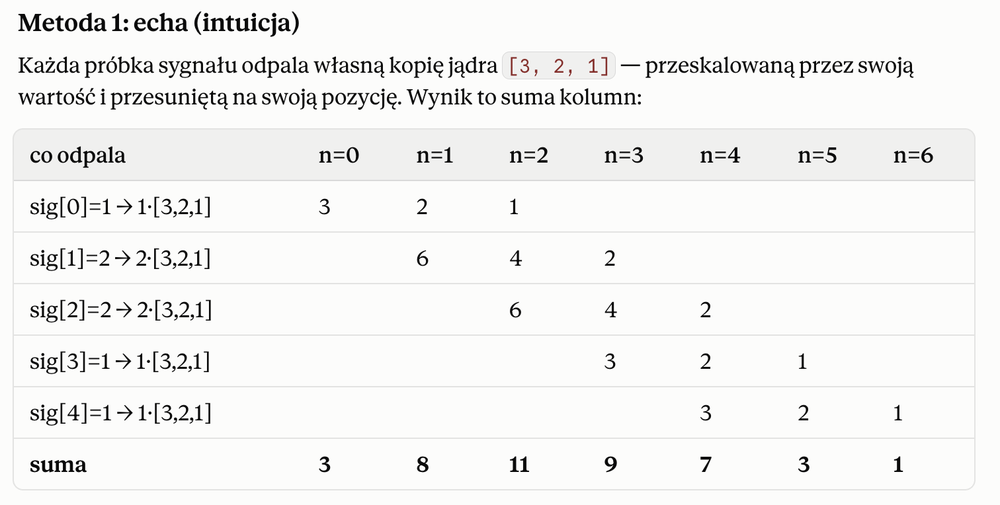
#> input picture Convolution/convolution.png, 1000 x 505 px, shrunk from 1512 x 764 before the run
$ jupyter execute 'Convolution(splot).ipynb'
#> lines starting #> are read from the running program, lines starting #| are printed output that depends on the picture
# Convolution - Splot

## Convolution using numpy

[cell 1]
import numpy as np
import pandas as pd
import matplotlib.pyplot as plt
from matplotlib import style

[cell 2]
x1 = np.array([1, 2, 2, 1, 1])
n1 = np.array([0, 1, 2, 3, 4])

x2 = np.array([3, 2, 1])
n2 = np.array([0, 1, 2])

nx1 = len(x1)
nx2 = len(x2)
nconvol = nx1 + nx2 - 1

flippedX2 = x2[::-1]
half_nx2 = int(np.round(nx2/2))
data_4_convolution = np.concatenate((np.zeros(half_nx2), x1, np.zeros(half_nx2)), axis = 0 ) # adding zero ath the both sides of x1

# Convolution using for loop
convres = np.zeros(nconvol)
for i in range (0, nconvol):
    convres[i] = np.sum(flippedX2 * data_4_convolution[i : i+nx2])

## Convolusion by np.convolve using mode = 'full'

[cell 3]
np.convolve(x1, x2, mode='full')


# The convolution operator is often seen in signal processing, where it
#  models the effect of a linear time-invariant system on a signal.
# In probability theory, the sum of two independent random variables is
#  distributed according to the convolution of their individual distributions.

[cell 4]
# Plotting Convolution - difference between np.convolution and for loop convolution (hardest way)

plt.figure(figsize=(25,15))
plt.suptitle("Convolution of X1 and X2", fontsize=30)
plt.rcParams['xtick.labelsize'] = 25
plt.rcParams['ytick.labelsize'] = 25
plt.plot(convres, 'g^', markersize=20, label="Convolution")
plt.plot(np.convolve(x1, x2, mode='full'), 'r-', linewidth=3, label='Convolution by np.convolve')
plt.xlabel('Sample', fontsize = 15)
plt.ylabel('Value', fontsize = 15)

plt.legend(fontsize = 25)
plt.show()

## Convolusion by np.convolve using mode = 'same'

[cell 5]
np.convolve(x1, x2, mode='same')  # We use it when we have big amount of samples and we don't want to increase the number

In 'same' mode we get 5 samples instead of 7 like in  'full' mode.

[cell 6]
# Plotting Convolution - 'same' mode

plt.figure(figsize=(25,15))
plt.suptitle("Convolution of X1 and X2 mode = 'same'", fontsize=30)
plt.rcParams['xtick.labelsize'] = 25
plt.rcParams['ytick.labelsize'] = 25
plt.plot(np.convolve(x1, x2, mode='same'), 'r-', linewidth=3, label='Convolution by np.convolve')
plt.xlabel('Sample', fontsize = 15)
plt.ylabel('Value', fontsize = 15)

plt.legend(fontsize = 25)
plt.show()
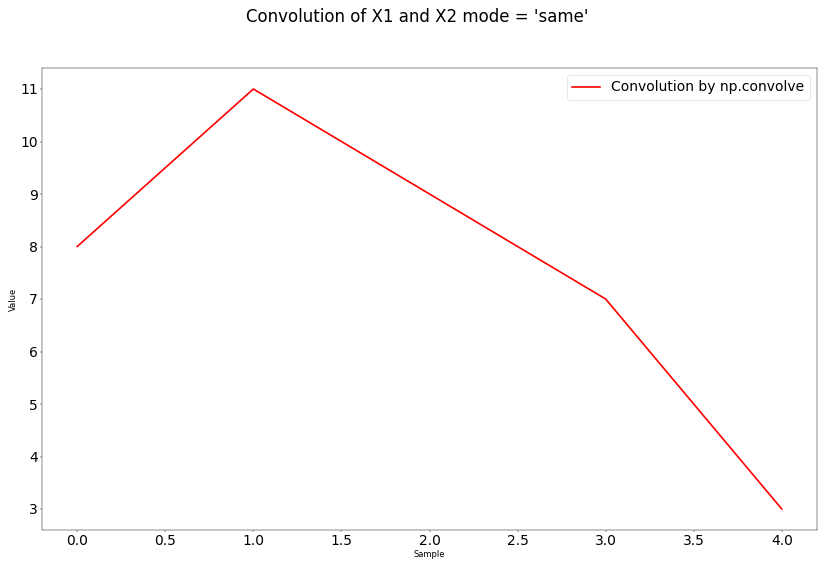
#> figure drawn by matplotlib, 1 panel

# Aplications of Convolution

## 1. Denoising using convolution

For example we have a signal with the noise and we have to recover the original signal by removing the noise from it.

So the denoising can also use convolution (splot) by selecting a suitable filter.

1. Select a suitable filter/kelner
2. Perform the convolution of that filter/kelner with the noisy signal to recover the original signal or to remove the noise.

[cell 7]
# creating a signal with noise (sygnał z szumem)
sampling_rate = 256 #Hz
time = np.arange(0, 3, 1/sampling_rate) # Generating a time vector from 0 to 3
pnts = len(time)

print(f"The number of samples between 0 and 3: {pnts}")

[cell 8]
# Creating a noiseless signal (no noise)
signal = np.sin(2* np.pi * 2 * time)  # sinusoidal signal

# Creating a noise
noise = 5 * np.random.randn(pnts)  # Gaussian noise

# Adding noise on signal
NoisySignal = signal + noise
print(f"Noisy Signal: {NoisySignal}")

[cell 9]
# Plotting signal without noise

plt.figure(figsize=(25,15))
plt.suptitle("First Signal", fontsize=30)
plt.rcParams['xtick.labelsize'] = 25
plt.rcParams['ytick.labelsize'] = 25
plt.plot(signal, label='First Signal')
plt.xlabel('Time', fontsize = 20)
plt.ylabel('Amplitude', fontsize = 20)

plt.legend(fontsize = 20)
plt.show()
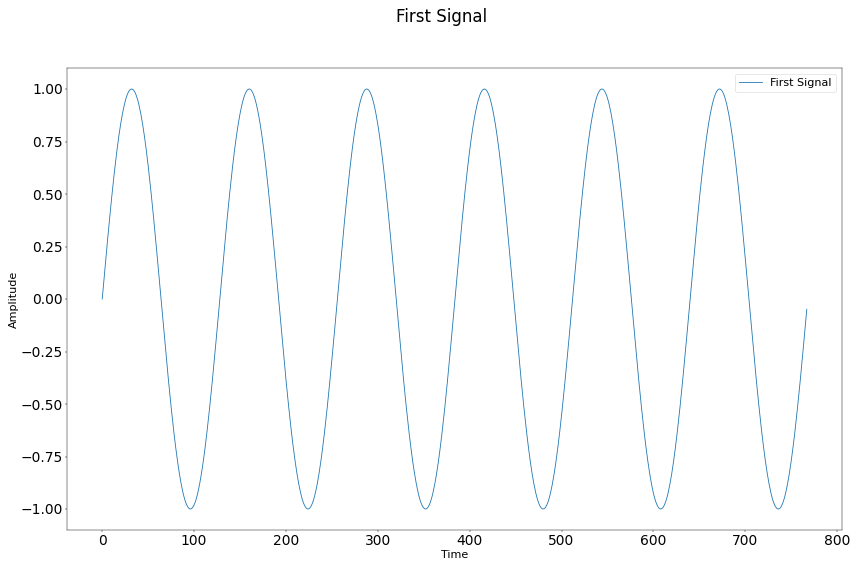
#> figure drawn by matplotlib, 1 panel; curve peaks at x = 32, y = 1

[cell 10]
# Plotting noisy signal

plt.figure(figsize=(25,15))
plt.suptitle("Signal with Noise", fontsize=30)
plt.rcParams['xtick.labelsize'] = 25
plt.rcParams['ytick.labelsize'] = 25
plt.plot(time, NoisySignal, label='Noisy Signal')
plt.xlabel('Time', fontsize = 20)
plt.ylabel('Amplitude', fontsize = 20)

plt.legend(fontsize = 25)
plt.show()
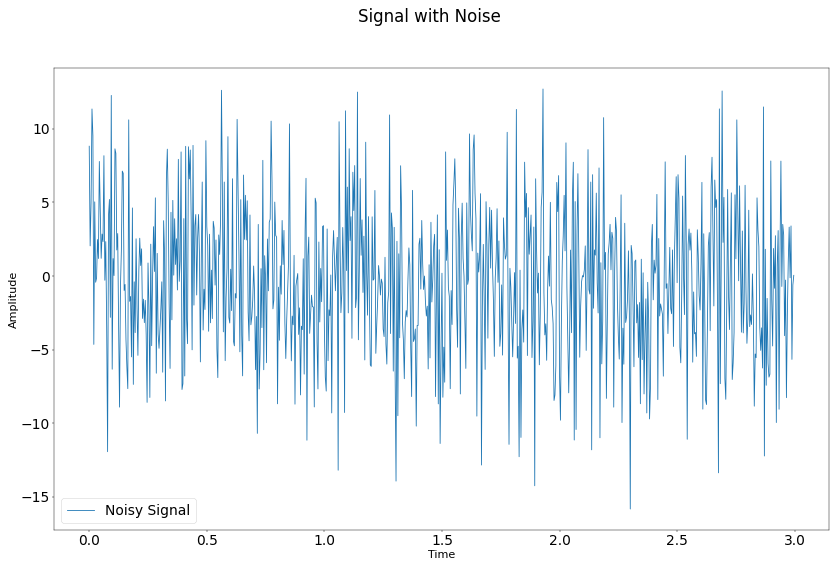
#> figure drawn by matplotlib, 1 panel; curve peaks at x = 1.93, y = 12.71

[cell 11]
# Selecting filter for denosing

filter = 2 * np.ones(50)/10
filter

# it will move on the noisy signal and it will calculate the average value

[cell 12]
# Filtering by convolution

filteredSignal = np.convolve(NoisySignal, filter, mode='same')
filteredSignal

[cell 13]
# Plotting filtered signal

plt.figure(figsize=(25,15))
plt.suptitle("Filtered Signal", fontsize=30)
plt.rcParams['xtick.labelsize'] = 25
plt.rcParams['ytick.labelsize'] = 25
plt.plot(filteredSignal, label='Filtered Signal')
plt.xlabel('Time', fontsize = 20)
plt.ylabel('Amplitude', fontsize = 20)

plt.legend(fontsize = 25)
plt.show()
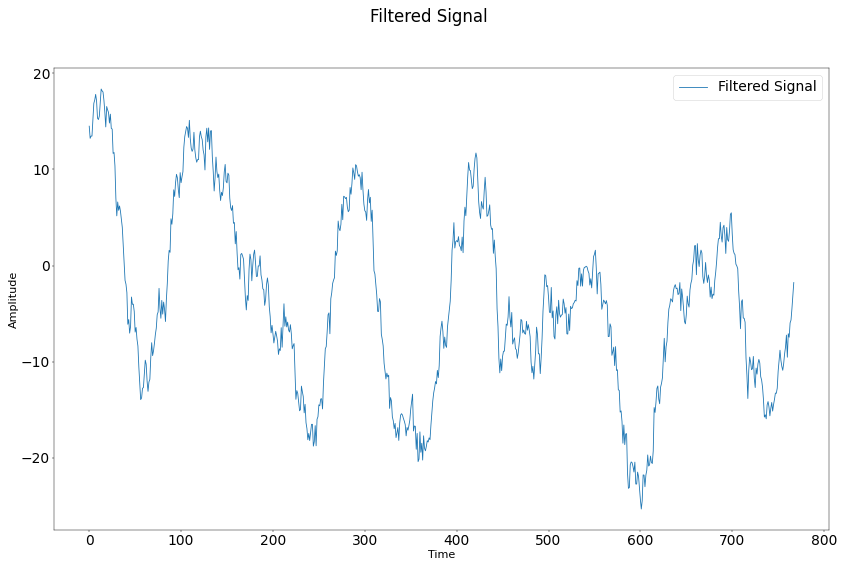
#> figure drawn by matplotlib, 1 panel; curve peaks at x = 13, y = 18.35

We have removed arounf 70-80% of noise using the convolution

[cell 14]
# Plotting noisy signal and filtered signal

plt.figure(figsize=(25,15))
plt.title("Signal Denoising ", fontsize=30)
plt.rcParams['xtick.labelsize'] = 25
plt.rcParams['ytick.labelsize'] = 25
plt.plot(filteredSignal, 'g', label='Filtered Signal')
plt.plot(NoisySignal, 'r', label='Noisy Signal')
plt.xlabel('Time', fontsize = 20)
plt.ylabel('Amplitude', fontsize = 20)

plt.legend(fontsize = 25)
plt.show()
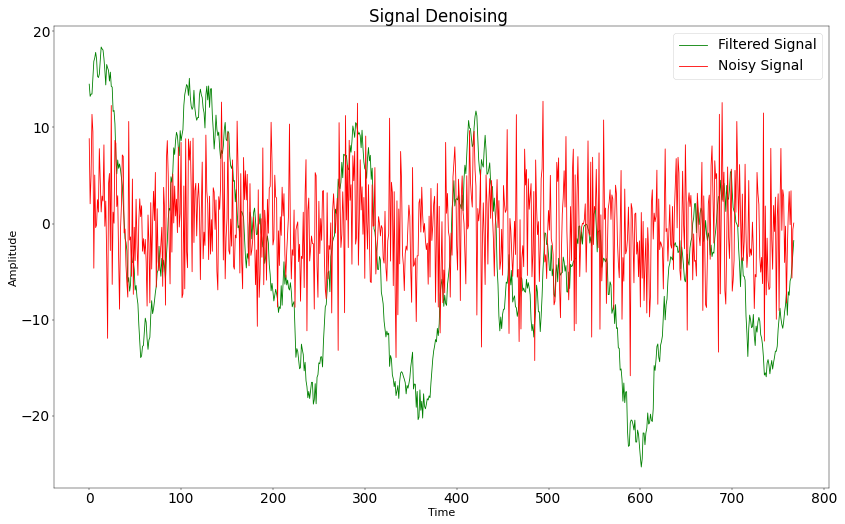
#> figure drawn by matplotlib, 1 panel; curve peaks at x = 13, y = 18.35; curve peaks at x = 494, y = 12.71

## 2. Edge Detection Using Convolution (Detekcja krawędzi z wykorzystaniem splotu)

[cell 15]
# Generating signals with edges

newSig = np.zeros(100)
newSig[15:35] = 1
newSig[65:85] = 1

# Plotting
plt.figure(figsize=(25,15))
plt.suptitle("Generating signals with edges", fontsize=30)
plt.rcParams['xtick.labelsize'] = 25
plt.rcParams['ytick.labelsize'] = 25
plt.xlim(0,100)
plt.plot(newSig, 'o-', linewidth=3, label='signal with edges')

plt.legend(fontsize = 25)
plt.show()
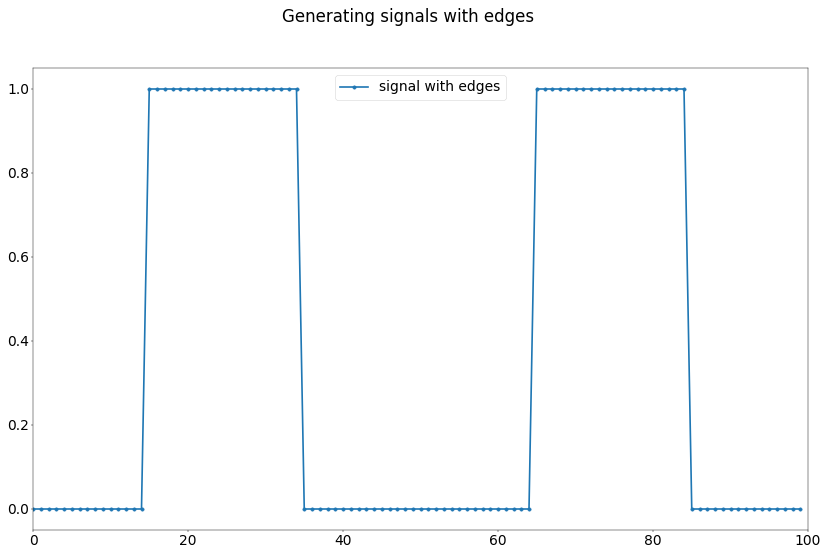
#> figure drawn by matplotlib, 1 panel; curve peaks at x = 15, y = 1

[cell 16]
# Kernel for edge detection

# we have to select a suitable kernel
# we cannot use a moving avarage filter or moving average kernel, because the moving avarage kernel is used for denoising

# we using the kernel which has the ability to detect the edges

kernel = np.array([0.5, 0.3, 0.1, 0, -0.1, -0.3, -0.5 ])
kernel

[cell 17]
# Plotting the kernel

plt.figure(figsize=(25,15))
plt.suptitle("Kernel for edge detection", fontsize=30)
plt.rcParams['xtick.labelsize'] = 25
plt.rcParams['ytick.labelsize'] = 25
plt.plot(kernel, 'o-', linewidth=3, label='Kernel for edge detection')

plt.legend(fontsize = 25)
plt.show()
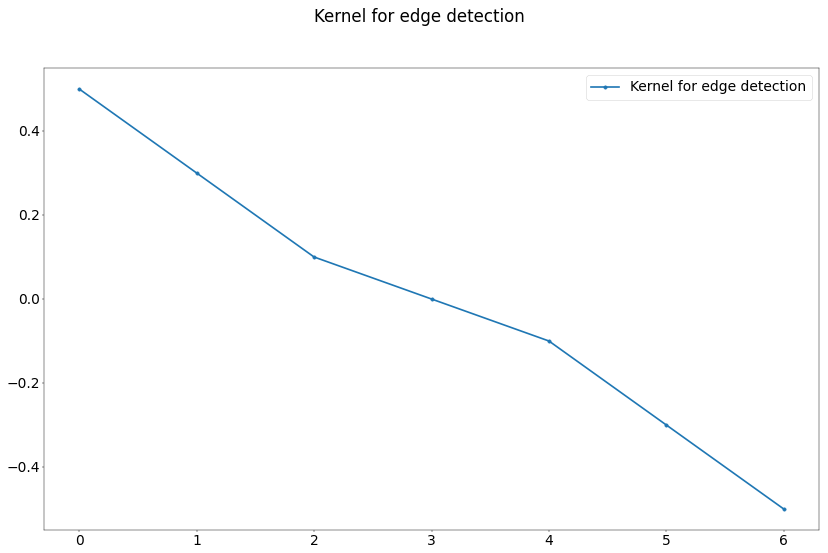
#> figure drawn by matplotlib, 1 panel

[cell 18]
# Performing edge detection by convolution

filt_signal = np.convolve(newSig, kernel, mode='same')
filt_signal

[cell 19]
# Plotting filtered signal

plt.figure(figsize=(25,15))
plt.plot(filt_signal, linewidth=3, label='filtered signal')
plt.legend(fontsize = 25)
plt.show()
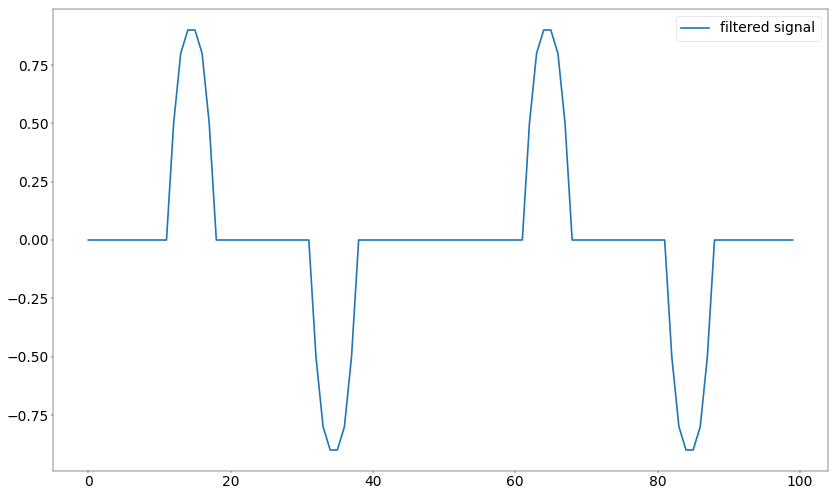
#> figure drawn by matplotlib, 1 panel; curve peaks at x = 14, y = 0.9

[cell 20]
# Plotting filtered signal and original signal

plt.figure(figsize=(25,15))
plt.plot(filt_signal, 'r-', linewidth=3, label='filtered signal')
plt.plot(newSig, 'o-', linewidth=3, label='original signal')
plt.title('Edge detection', fontsize = 35)
plt.legend(fontsize = 30)
plt.show()
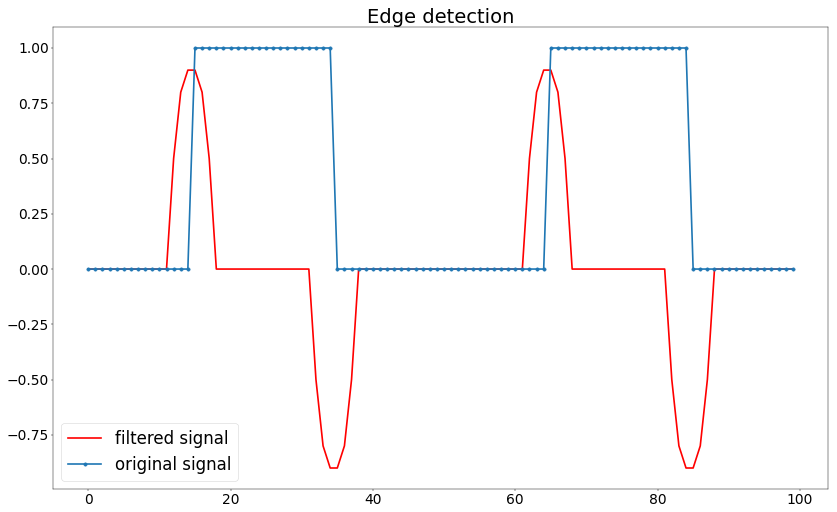
#> figure drawn by matplotlib, 1 panel; curve peaks at x = 14, y = 0.9; curve peaks at x = 15, y = 1

# The Convolution theorem

The convolution of the signals in time domain is equal to the point-wise multiplication of the signals in frequency domain.

[cell 21]
sig = np.array([1, 2, 2, 1, 1])
ker = np.array([3, 2, 1])

## Convolution in time domain

[cell 22]
Time_dom = np.convolve(sig, ker)
Time_dom

### Convolution pattern

[cell 23]
# Convolution pattern:  konwolucja = len(sig) + len(ker) - 1
nsig = len(sig)
nker = len(ker)
próbki_konwolucja = nsig + nker - 1
print(f"Sygnał ma: {próbki_konwolucja} próbek")

[cell 24]
# Jak się liczy konwolucja SPLOT
img = plt.imread("convolution.png")
#> img is the input picture: shape (505, 1000, 4) float32; mean R, G, B, A 0.955, 0.955, 0.942, 1
print(img.shape, img.dtype)
plt.imshow(img, cmap="gray")
plt.axis("off")
plt.show()

[cell 25]
# Different modes

np.convolve(sig, ker)            # [ 3  8 11  9  7  3  1]  — tryb 'full' (domyślny)
np.convolve(sig, ker, 'same')    # [ 8 11  9  7  3]        — środek, długość jak sig
np.convolve(sig, ker, 'valid')   # [11  9  7]              — tylko pełne nakładki

## Convolution in  frequency domain

[cell 26]
import scipy

[cell 27]
nconv = nsig + nker - 1
sigF = scipy.fft.fft(sig, nconv)
kerF = scipy.fft.fft(ker, nconv)

[cell 28]
# Element-wise multiplication of signal and kernel

sigFFT = sigF * kerF

#Inverse FFT
Freq_dom = np.real(scipy.fft.ifft(sigFFT))
Freq_dom

[cell 29]
# Plotting time domain and frequency domain

plt.figure(figsize=(25,15))
plt.rcParams['xtick.labelsize'] = 25
plt.rcParams['ytick.labelsize'] = 25

plt.plot(Time_dom, 'b^', markersize=30, label='Time domain')
plt.plot(Freq_dom, 'r-', linewidth=3, label='Frequency domain ')
plt.title('The Convolution theorem', fontsize = 35)
plt.legend(fontsize = 30)
plt.show()
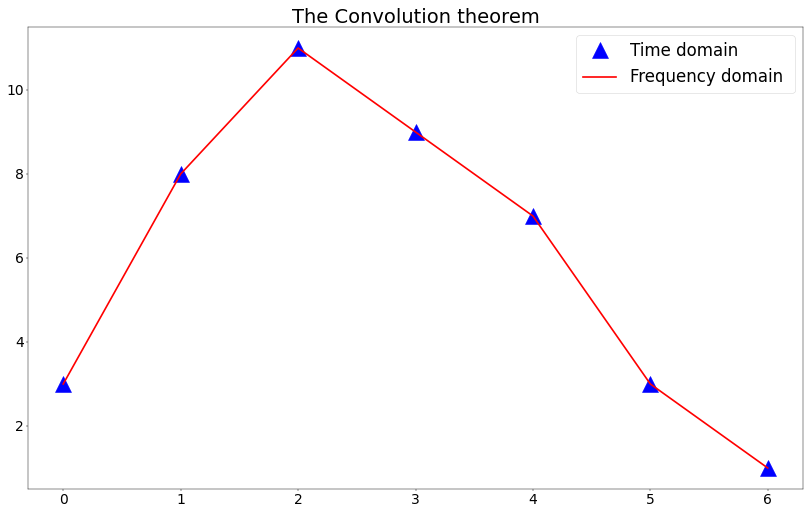
#> figure drawn by matplotlib, 1 panel
